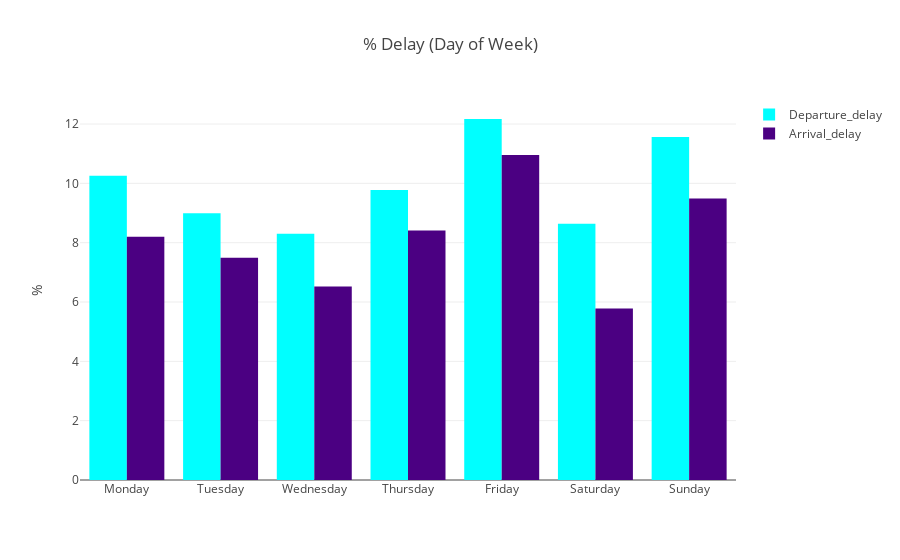

Notebook cell for this chart:
### Markdown cell above
**By chart above Arrival Delay is more than that of Departure Delay. And both occured in December 2008**

### Code cell
dff = df.groupby('DayOfWeek').DepDelay.mean().round(2)
dff.index = dff.index.map(dayOfWeek)

trace1 = go.Bar(
    x=dff.index,
    y=dff.values,
    name = 'Departure_delay',
    marker=dict(
        color = 'cyan'
    )
)

dff = df.groupby('DayOfWeek').ArrDelay.mean().round(2)
dff.index = dff.index.map(dayOfWeek)

trace2 = go.Bar(
    x=dff.index,
    y=dff.values,
    name='Arrival_delay',
    marker=dict(
        color = 'indigo'
    )
)

data = [trace1,trace2]
layout = go.Layout(
    title='% Delay (Day of Week)', 
    yaxis = dict(title = '%')
)

fig = go.Figure(data=data, layout=layout)
py.iplot(fig)

### Figure 1 — Plotly figure (JSON) as saved in the notebook; plotly's stock layout.template omitted (floating-point values rounded to 4 significant figures)
{"data": [{"marker": {"color": "cyan"}, "name": "Departure_delay", "type": "bar", "uid": "87acedcb-fcb6-44dc-8711-435292706603", "x": ["Monday", "Tuesday", "Wednesday", "Thursday", "Friday", "Saturday", "Sunday"], "y": [10.26, 8.99, 8.3, 9.78, 12.17, 8.64, 11.56]}, {"marker": {"color": "indigo"}, "name": "Arrival_delay", "type": "bar", "uid": "1c60cd6c-e3b8-4ad0-9fe3-9f6f04cdf0fe", "x": ["Monday", "Tuesday", "Wednesday", "Thursday", "Friday", "Saturday", "Sunday"], "y": [8.2, 7.49, 6.52, 8.41, 10.96, 5.78, 9.49]}], "layout": {"title": {"text": "% Delay (Day of Week)"}, "yaxis": {"title": {"text": "%"}}}}
